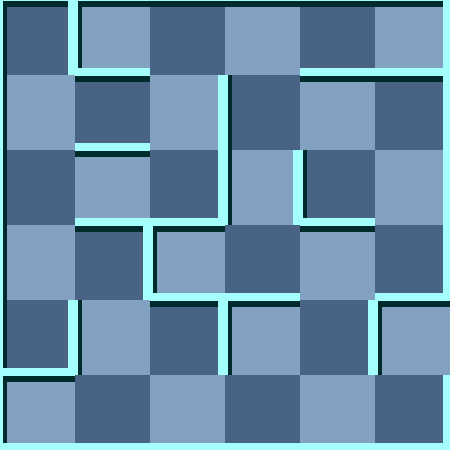

The image is a tile-based game level rendered from a .tmx file. Its description and source (layers, tilesets, objects; grid data summarised) follow:
An orthogonal 6x6 tile map with 75x75 px tiles, 2 tile layers (background, 块层 1) and 5 objects (2x Trap, Exit, Player, RedMummy).

<map version="1.0" orientation="orthogonal" width="6" height="6" tilewidth="75" tileheight="75">
 <tileset firstgid="1" name="wall" tilewidth="75" tileheight="75">
  <image source="gfx/wall.png" width="300" height="375" />
  <tile id="0">
   <properties>
    <property name="ValOfWall" value="0" />
   </properties>
  </tile>
  <tile id="1">
   <properties>
    <property name="ValOfWall" value="1" />
   </properties>
  </tile>
  <tile id="2">
   <properties>
    <property name="ValOfWall" value="2" />
   </properties>
  </tile>
  <tile id="3">
   <properties>
    <property name="ValOfWall" value="3" />
   </properties>
  </tile>
  <tile id="4">
   <properties>
    <property name="ValOfWall" value="4" />
   </properties>
  </tile>
  <tile id="5">
   <properties>
    <property name="ValOfWall" value="5" />
   </properties>
  </tile>
  <tile id="6">
   <properties>
    <property name="ValOfWall" value="6" />
   </properties>
  </tile>
  <tile id="7">
   <properties>
    <property name="ValOfWall" value="7" />
   </properties>
  </tile>
  <tile id="8">
   <properties>
    <property name="ValOfWall" value="8" />
   </properties>
  </tile>
  <tile id="9">
   <properties>
    <property name="ValOfWall" value="9" />
   </properties>
  </tile>
  <tile id="10">
   <properties>
    <property name="ValOfWall" value="10" />
   </properties>
  </tile>
  <tile id="11">
   <properties>
    <property name="ValOfWall" value="11" />
   </properties>
  </tile>
  <tile id="12">
   <properties>
    <property name="ValOfWall" value="12" />
   </properties>
  </tile>
  <tile id="13">
   <properties>
    <property name="ValOfWall" value="13" />
   </properties>
  </tile>
  <tile id="14">
   <properties>
    <property name="ValOfWall" value="14" />
   </properties>
  </tile>
  <tile id="15">
   <properties>
    <property name="ValOfWall" value="15" />
   </properties>
  </tile>
  <tile id="18">
   <properties>
    <property name="ValOfWall" value="-1" />
   </properties>
  </tile>
 </tileset>
 <layer name="background" width="6" height="6">
  <data>[36 cells, 36 non-empty, 2 distinct tile ids]</data>
 </layer>
 <layer name="块层 1" width="6" height="6">
  <data>[36 cells, 36 non-empty, 14 distinct tile ids]</data>
 </layer>
 <objectgroup name="对象层 1" width="6" height="6">
  <object name="Exit" x="450" y="300" />
  <object name="Player" x="75" y="0">
   <properties>
    <property name="value" value="1" />
   </properties>
  </object>
  <object name="Trap" x="375" y="0">
   <properties>
    <property name="value" value="8" />
   </properties>
  </object>
  <object name="Trap" x="75" y="375">
   <properties>
    <property name="value" value="9" />
   </properties>
  </object>
  <object name="RedMummy" x="375" y="300">
   <properties>
    <property name="value" value="21" />
   </properties>
  </object>
 </objectgroup>
</map>